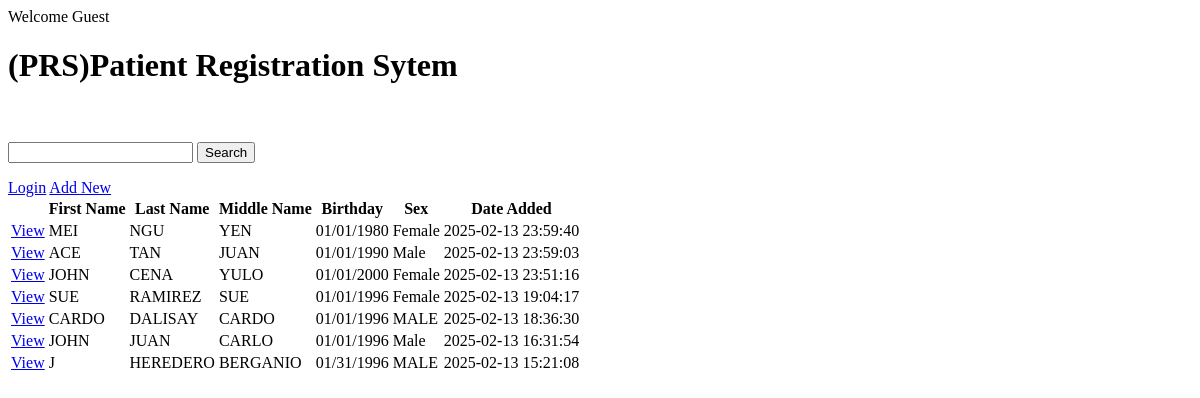
The page / on the database its author committed.
### tables this page shows
CREATE TABLE `patient_list` (
  `id` int(11) NOT NULL,
  `first_name` varchar(50) NOT NULL,
  `last_name` varchar(50) NOT NULL,
  `middle_name` varchar(50) NOT NULL,
  `birthday` varchar(10) NOT NULL,
  `sex` varchar(6) NOT NULL,
  `added_at` datetime NOT NULL DEFAULT current_timestamp()
);

### index.php (the view, shortened to what this page needs)
<?php
$con = connection();
$sql = "SELECT * FROM patient_list ORDER BY id DESC";
$patientlist = $con->query($sql) or die ($con->error);
$row = $patientlist->fetch_assoc();
?>
<!DOCTYPE html>
<html lang="en">
<head>
    <link rel="stylesheet" href="css/style.css">
</head>
<body>
    <h1>(PRS)Patient Registration Sytem</h1>
    <br/>
    <br/>
    <form action="result.php" method="get">
        <input type="text" name="search" id="search">
        <button type="submit">Search</button>
</form>
    <?php if(isset($_SESSION['UserLogin'])){?>
    <a href ="logout.php">Logout</a>
    <?php } else{ ?>
        <a href ="login.php">Login</a>
    <?php } ?>
    <a href ="add.php">Add New</a>
    <table>
        <thead>
        <tr>
            <th></th>
            <th>First Name</th>
            <th>Last Name</th>
            <th>Middle Name</th>
            <th>Birthday</th>
            <th>Sex</th>
            <th>Date Added</th>
        </tr>
        </thead>
        <tbody>
        <?php do{ ?>
        <tr>
            <td><a href = "details.php?ID=<?php echo $row['id'];?>">View</a></td>
            <td><?php echo $row['first_name']; ?></td>
            <td><?php echo $row['last_name']; ?></td>
            <td><?php echo $row['middle_name']; ?></td>
            <td><?php echo $row['birthday']; ?></td>
            <td><?php echo $row['sex']; ?></td>
            <td><?php echo $row['added_at']; ?></td>
        </tr>
        <?php }while($row = $patientlist->fetch_assoc()) ?>
        </tbody>
    </table>
</body>
</html>

### rows shown on the page
patient_list: first_name "MEI", last_name "NGU", middle_name "YEN", birthday "01/01/1980", sex "Female", added_at "2025-02-13 23:59:40"
patient_list: first_name "ACE", last_name "TAN", middle_name "JUAN", birthday "01/01/1990", sex "Male", added_at "2025-02-13 23:59:03"
patient_list: first_name "JOHN", last_name "CENA", middle_name "YULO", birthday "01/01/2000", sex "Female", added_at "2025-02-13 23:51:16"
patient_list: first_name "SUE", last_name "RAMIREZ", middle_name "SUE", birthday "01/01/1996", sex "Female", added_at "2025-02-13 19:04:17"
patient_list: first_name "CARDO", last_name "DALISAY", middle_name "CARDO", birthday "01/01/1996", sex "MALE", added_at "2025-02-13 18:36:30"
patient_list: first_name "JOHN", last_name "JUAN", middle_name "CARLO", birthday "01/01/1996", sex "Male", added_at "2025-02-13 16:31:54"
patient_list: first_name "J", last_name "HEREDERO", middle_name "BERGANIO", birthday "01/31/1996", sex "MALE", added_at "2025-02-13 15:21:08"
